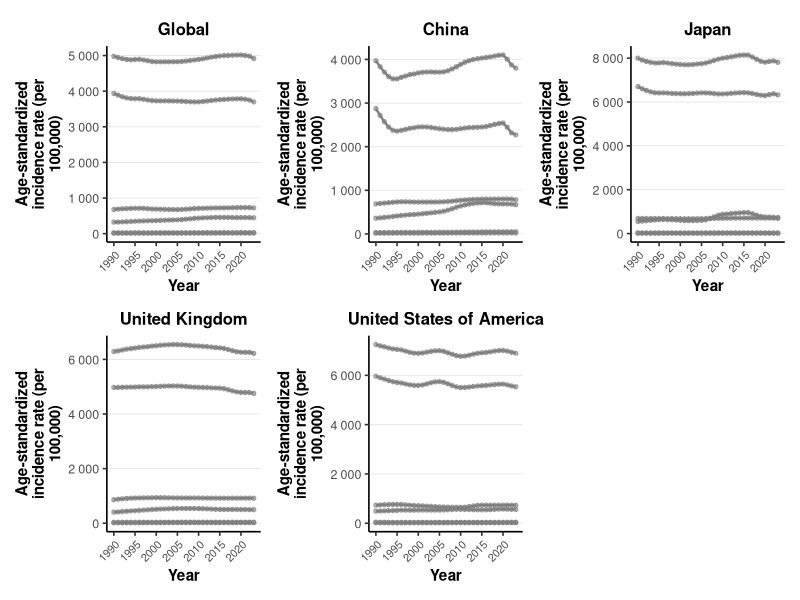
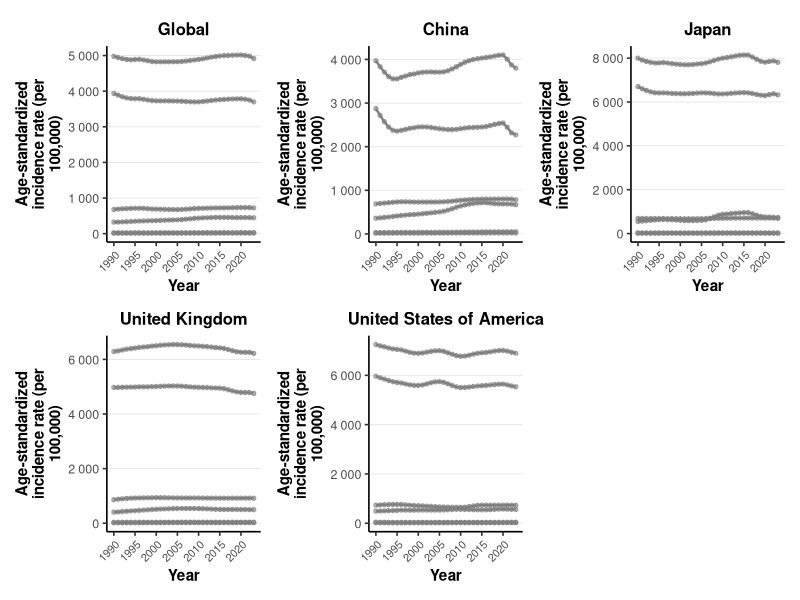

The R script that drew these images, in order:
# 加载必要的包
library(tidyverse)
library(ggsci)
library(patchwork)
library(segmented)
library(cowplot)

# 设置工作目录（请根据实际路径修改）
setwd("D:\\R\\depress")

# 读取数据
df <- read.csv("data1.csv", header = TRUE)

# ---------- 1. 数据筛选 ----------
df_inc <- df %>%
  filter(measure_name == "Incidence") %>%
  filter(location_id %in% c(1, 6, 67, 95, 102)) %>%
  filter(age_id == 24) %>%
  filter(metric_name == "Rate") %>%
  filter(sex_name == "Female") %>%
  filter(cause_name != "Mental disorders")

# 剔除所有 val 为 0 的疾病（例如 Other mental disorders 和 ADHD）
zero_causes <- df_inc %>%
  group_by(cause_name) %>%
  summarise(all_zero = all(val == 0, na.rm = TRUE)) %>%
  filter(all_zero == TRUE) %>%
  pull(cause_name)
if (length(zero_causes) > 0) {
  message("剔除零值疾病：", paste(zero_causes, collapse = ", "))
  df_inc <- df_inc %>% filter(!cause_name %in% zero_causes)
}

# 确保地区顺序（按 location_id: 1,6,67,95,102）
location_order <- c(1, 6, 67, 95, 102)
loc_names <- df_inc %>%
  distinct(location_id, location_name) %>%
  arrange(match(location_id, location_order)) %>%
  pull(location_name)

df_inc <- df_inc %>%
  mutate(location_name = factor(location_name, levels = loc_names))

# ---------- 2. 颜色映射（与 prevalence 图一致，使用 NPG 10 色）----------
all_causes_prevalence <- c("Anxiety disorders",
                           "Attention-deficit/hyperactivity disorder",
                           "Autism spectrum disorders",
                           "Bipolar disorder",
                           "Conduct disorder",
                           "Depressive disorders",
                           "Eating disorders",
                           "Idiopathic developmental intellectual disability",
                           "Other mental disorders",
                           "Schizophrenia")
npg_10 <- c("#E64B35FF", "#4DBBD5FF", "#00A087FF", "#3C5488FF", "#F39B7FFF",
            "#8491B4FF", "#91D1C2FF", "#DC0000FF", "#7E6148FF", "#B09C85FF")
full_color_map <- setNames(npg_10, all_causes_prevalence)

# 只保留 incidence 中实际存在的疾病
present_causes <- unique(df_inc$cause_name)
color_subset <- full_color_map[present_causes]

# ---------- 3. 分段回归及 AAPC 计算函数（修正列名）----------
calc_aapc <- function(data, psi = c(1997, 2005, 2012)) {
  if (nrow(data) < 5) return(NA_character_)   # 数据点太少，跳过
  lm_fit <- glm(val ~ year, data = data)
  seg_fit <- tryCatch({
    segmented(lm_fit, seg.Z = ~ year, psi = psi)
  }, error = function(e) NULL)
  if (is.null(seg_fit)) return(NA_character_)
  
  # 提取断点
  bp <- seg_fit$psi[, "Est."]
  if (length(bp) == 0) return(NA_character_)
  
  # 获取各段斜率及标准误
  sl <- slope(seg_fit)
  if (!"year" %in% names(sl)) return(NA_character_)
  sl_mat <- sl$year
  
  # 检查必需列
  if (!"Est." %in% colnames(sl_mat)) return(NA_character_)
  # 标准误列名可能是 "St.Err."（诊断输出显示带点）
  se_col <- intersect(c("St.Err.", "St.Err", "Std. Error"), colnames(sl_mat))
  if (length(se_col) == 0) return(NA_character_)
  
  slopes <- sl_mat[, "Est."]
  se_slopes <- sl_mat[, se_col[1]]
  
  # 计算加权平均斜率
  years <- sort(unique(data$year))
  min_year <- min(years)
  max_year <- max(years)
  breakpoints_all <- sort(c(min_year, bp, max_year))
  seg_durations <- diff(breakpoints_all)
  total_years <- max_year - min_year
  avg_slope <- sum(slopes * seg_durations) / total_years
  avg_se <- sqrt(sum((se_slopes * seg_durations)^2)) / total_years
  
  aapc <- 100 * avg_slope
  aapc_lower <- 100 * (avg_slope - 1.96 * avg_se)
  aapc_upper <- 100 * (avg_slope + 1.96 * avg_se)
  sprintf("%.3f(%.3f-%.3f)", aapc, aapc_lower, aapc_upper)
}

# ---------- 4. 计算 AAPC 表格 ----------
aapc_results <- df_inc %>%
  group_by(location_name, cause_name) %>%
  group_modify(~ tibble(AAPC = calc_aapc(.x))) %>%
  ungroup()

print(aapc_results)
write.csv(aapc_results, "AAPC_incidence_by_disease.csv", row.names = FALSE)

# ---------- 5. 绘制每个地区的多疾病折线图（顶刊风格）----------
# 主题设置
base_theme <- theme_classic(base_size = 12) +
  theme(
    plot.title = element_text(size = 14, face = "bold", hjust = 0.5, margin = margin(b = 5)),
    axis.title = element_text(face = "bold", size = 11),
    axis.text = element_text(size = 9),
    axis.text.x = element_text(angle = 45, hjust = 1, vjust = 1, size = 8),
    legend.position = "none",
    panel.grid.major.y = element_line(color = "grey90", linewidth = 0.3)
  )

# 生成每个地区的图
plots <- list()
for (loc in loc_names) {
  p <- df_inc %>%
    filter(location_name == loc) %>%
    ggplot(aes(x = year, y = val, color = cause_name)) +
    geom_line(size = 0.8) +
    geom_point(size = 1.2, alpha = 0.6) +
    base_theme +
    labs(x = "Year", 
         y = str_wrap("Age-standardized incidence rate (per 100,000)", width = 20),
         title = loc) +
    scale_x_continuous(breaks = seq(1990, 2020, by = 5)) +
    scale_y_continuous(labels = scales::label_number(accuracy = 1)) +
    scale_color_manual(values = color_subset, name = "Cause")
  plots[[loc]] <- p
}

# 提取共享图例
legend_plot <- df_inc %>%
  ggplot(aes(x = year, y = val, color = cause_name)) +
  geom_line() +
  scale_color_manual(values = color_subset, name = "Cause") +
  theme(legend.position = "right")
legend <- cowplot::get_legend(legend_plot)

# 布局：2行3列，右下角空白
design <- "ABC\nDEF"
blank_plot <- plot_spacer()
combined <- wrap_plots(A = plots[[1]], B = plots[[2]], C = plots[[3]],
                       D = plots[[4]], E = plots[[5]], F = blank_plot,
                       design = design) +
  plot_annotation(theme = theme(plot.margin = margin(10, 5, 5, 5))) &
  theme(plot.title = element_text(size = 12, hjust = 0.5))

final_plot <- combined + 
  plot_layout(guides = "collect") & 
  theme(legend.position = "right")

# 显示并保存
print(final_plot)
ggsave("Incidence_trends_by_disease_NPG.pdf", final_plot, width = 14, height = 9, dpi = 300, device = cairo_pdf)
